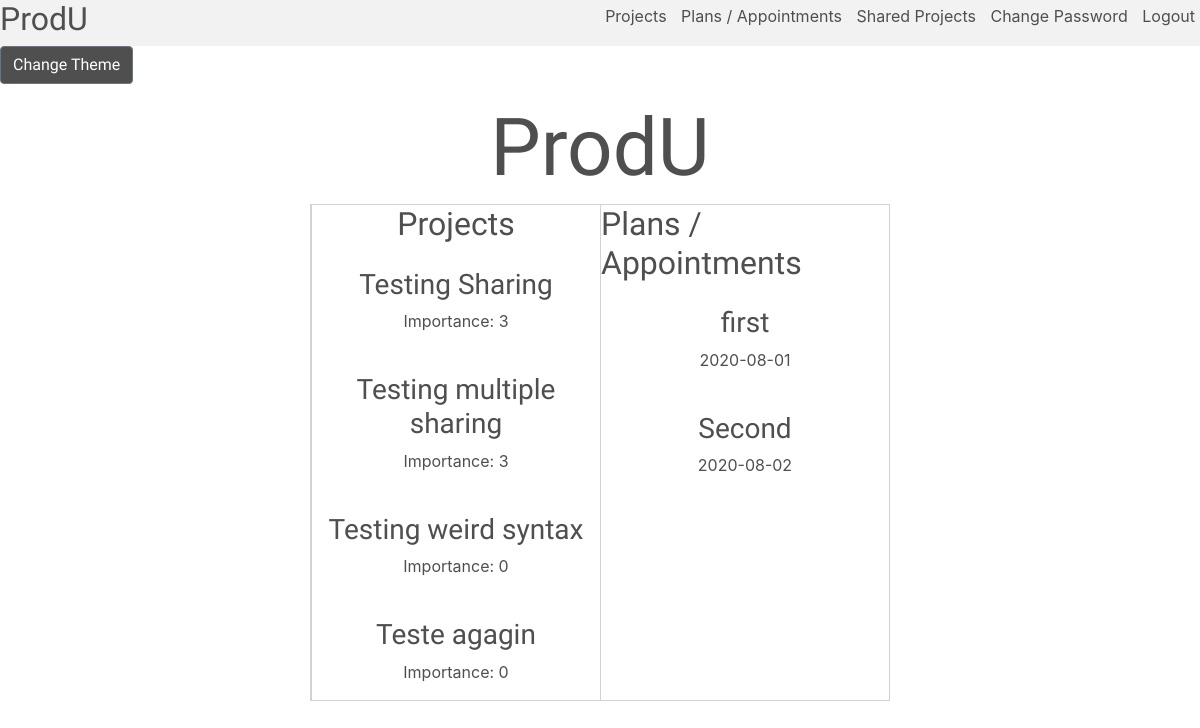
Page / (signed in) on the committed database.
### tables this page shows
CREATE TABLE projects (
id INTEGER PRIMARY KEY,
user_id INTEGER NOT NULL,
visible_ids TEXT,
name TEXT NOT NULL,
importance INTEGER NOT NULL,
FOREIGN KEY (user_id) REFERENCES users(id)
);

CREATE TABLE plans (
id INTEGER PRIMARY KEY,
user_id INTEGER NOT NULL,
details TEXT NOT NULL,
date DATE NOT NULL,
FOREIGN KEY (user_id) REFERENCES users(id)
);

### app.py (the view)
@app.route("/")
@login_required
def index():
    session["commentopen"] = None
    plans = db.execute("SELECT * FROM plans WHERE user_id = :user_id ORDER BY date ASC LIMIT 5", user_id = session["user_id"])
    projects = db.execute("SELECT * FROM projects WHERE user_id = :user_id ORDER BY importance DESC LIMIT 5", user_id = session["user_id"])
    alert_text = ""
    return render_template("index.html", plans = plans, projects = projects)

### app.py (called while the page is built)
def login_required(f):
    @wraps(f)
    def decorated_function(*args, **kwargs):
        if session.get("user_id") is None:
            return redirect("/login")
        return f(*args, **kwargs)
    return decorated_function

### templates/index.html (shortened to what this page needs)
{% extends "layout.html" %}
{% block body %}
    <h1>ProdU</h1>
    <div id = "indexdisplay">
        <div id = "projects">
            <h2 style = "margin: 0 auto;">Projects</h2>
            {% if not projects %}
                <p>Nothing to show here...</p>
                <p>Add projects by going to the projects tab!</p>
            {% else %}
                {% for project in projects %}
                    <br>
                    <div style = "width: 100%;">
                        <h3> {{ project["name"] }} </h3>
                        <p>Importance: {{ project["importance"] }}</p>
                    </div>
                {% endfor %}
            {% endif %}
        </div>
        <div id = "plans">
            <h2 style = "margin: 0 auto;">Plans / Appointments</h2>
            {% if not plans %}
                <p>Nothing to show here...</p>
                <p>Add plans by going to the plans tab!</p>
            {% else %}
                {% for plan in plans %}
                    <br>
                    <div style = "width: 100%;">
                        <h3> {{ plan["details"] }} </h3>
                        <p>{{ plan["date"] }}</p>
                    </div>
                {% endfor %}
            {% endif %}
        </div>
    </div>
{% endblock %}

### static/style.css (style rules this page uses)
h1 { text-align: center; color: #4f4f4f; font-size: 5em; font-family: 'Do Hyeon', sans-serif; }
h2 { text-align: left; color: #4f4f4f; font-family: 'Do Hyeon', sans-serif; }
h3 { font-family: 'Do Hyeon', sans-serif; color: #4f4f4f; }
p { color: #4f4f4f; }
#indexdisplay { border: 1px solid #d2d2d2; width: 50%; display: flex; justify-content: space-around; margin: auto; }
#projects, #plans { border-left: 1px solid #d2d2d2; text-align: center; display: flex; flex-direction:column; width: 50%; }

### rows in the picture
projects: name "Testing Sharing", importance "3"
projects: name "Testing multiple sharing", importance "3"
projects: name "Testing weird syntax", importance "0"
projects: name "Teste agagin", importance "0"
plans: details "first", date "2020-08-01"
plans: details "Second", date "2020-08-02"
